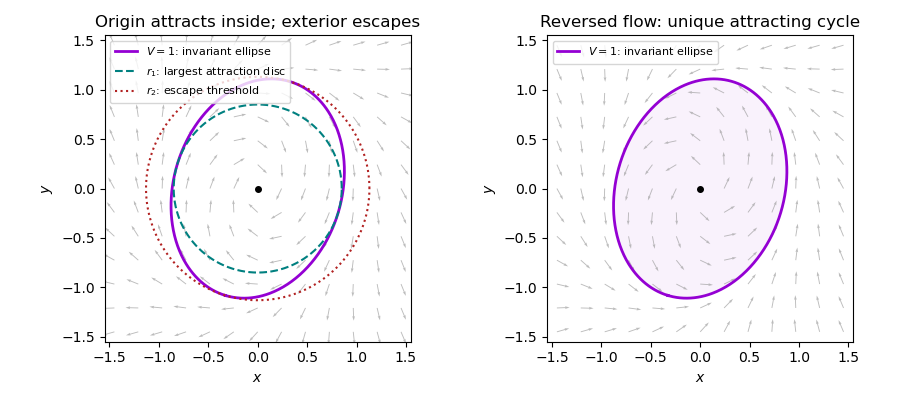

Reproduce this figure in Python.
import numpy as np
import matplotlib
matplotlib.use('Agg')
import matplotlib.pyplot as plt

P=np.array([[4/3,-1/6],[-1/6,5/6]]);vals,vec=np.linalg.eigh(P)
t=np.linspace(0,2*np.pi,600);circle=np.array([np.cos(t),np.sin(t)]);ellipse=vec@np.diag(1/np.sqrt(vals))@circle
r1,r2=1/np.sqrt(vals[1]),1/np.sqrt(vals[0])
fig,ax=plt.subplots(1,2,figsize=(9,4),dpi=100)
for j,a in enumerate(ax):
 a.plot(*ellipse,color='darkviolet',lw=2,label=r'$V=1$: invariant ellipse')
 if j==0:
  a.plot(*(r1*circle),ls='--',color='teal',label=r'$r_1$: largest attraction disc');a.plot(*(r2*circle),ls=':',color='firebrick',label=r'$r_2$: escape threshold')
 else:a.fill(*ellipse,color='darkviolet',alpha=.05)
 grid=np.linspace(-1.45,1.45,13);x,y=np.meshgrid(grid,grid);rr=x*x+y*y
 fx=-x+y+x*rr;fy=-y-2*x+y*rr
 if j:fx=-fx;fy=-fy
 mag=np.hypot(fx,fy);mag=np.where(mag==0,1,mag)
 a.quiver(x,y,fx/mag,fy/mag,color='.6',alpha=.65,scale=24,width=.003)
 a.plot(0,0,'ko',ms=4);a.set(xlabel='$x$',ylabel='$y$',xlim=(-1.55,1.55),ylim=(-1.55,1.55));a.set_aspect('equal');a.legend(fontsize=8,loc='upper left')
ax[0].set_title('Origin attracts inside; exterior escapes')
ax[1].set_title('Reversed flow: unique attracting cycle')
fig.tight_layout();fig.savefig('paper-1-quadratic-basin.png',facecolor='white',transparent=False)
